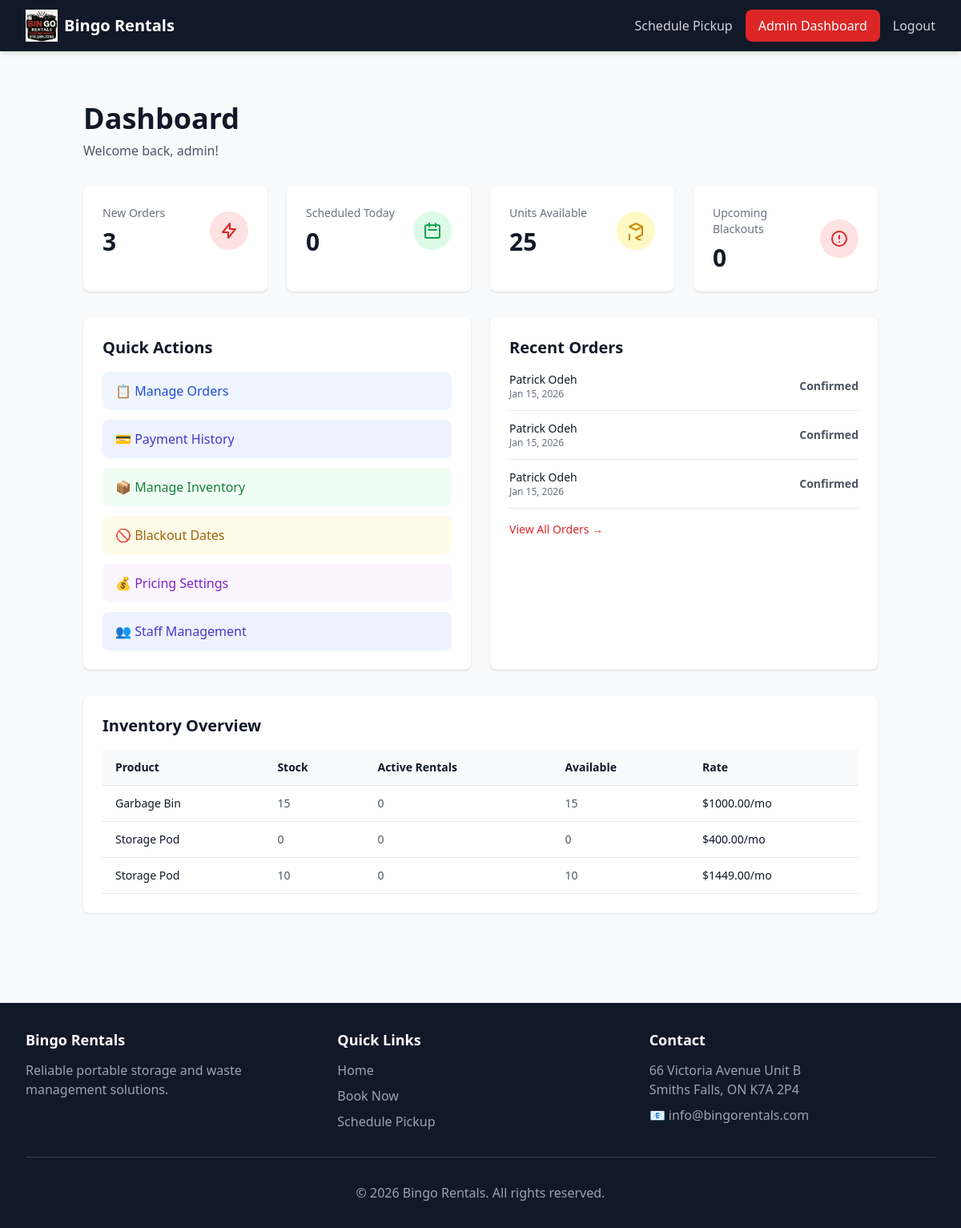
Before: /dashboard/ (signed in) with the older database file.
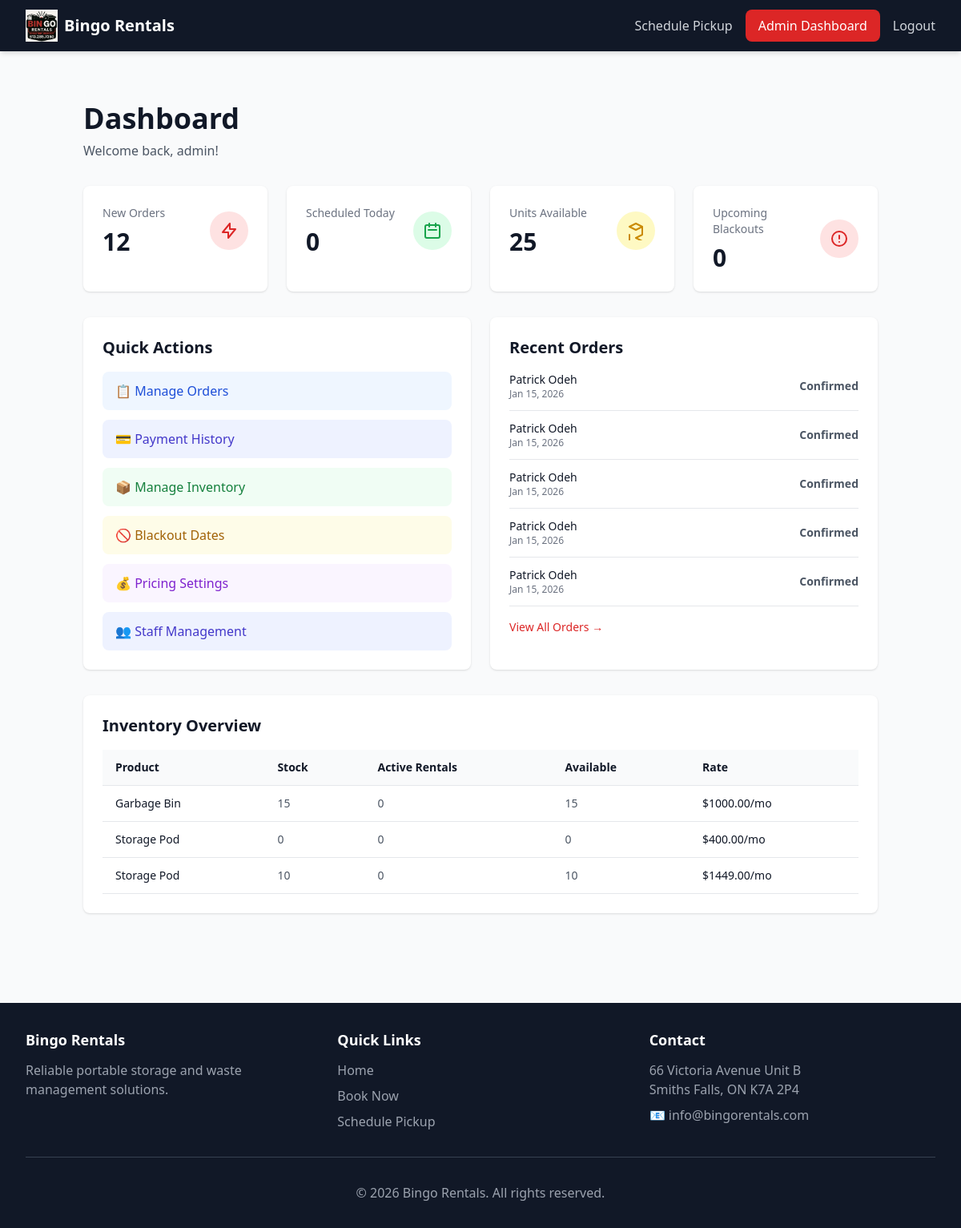
After: the same page with the newer database file.
### bookings/models.py (models this page shows, shortened)
class Booking(models.Model):
    booking_id = models.UUIDField(
        default=uuid.uuid4,
        editable=False,
        unique=True
    )
    product = models.ForeignKey(
        Product,
        on_delete=models.PROTECT,
        related_name='bookings'
    )
    customer_name = models.CharField(max_length=200)
    customer_email = models.EmailField()
    country_code = models.CharField(max_length=5, default='+1', help_text="Phone country code")
    customer_phone = models.CharField(max_length=20)
    delivery_address = models.TextField(help_text="Full delivery address")
    delivery_city = models.CharField(max_length=100)
    delivery_state = models.CharField(max_length=50)
    delivery_zip = models.CharField(max_length=10)
    delivery_notes = models.TextField(blank=True)
    drop_off_date = models.DateField()
    pickup_date = models.DateField(null=True, blank=True)
    rental_months = models.IntegerField(
        default=1,
        validators=[MinValueValidator(1)]
    )
    monthly_rate = models.DecimalField(
        max_digits=10,
        decimal_places=2,
        help_text="Rate at time of booking"
    )
    transport_fee = models.DecimalField(
        max_digits=10,
        decimal_places=2,
        default=80.00,
        help_text="Transport/delivery+removal fee at time of booking"
    )
    total_amount = models.DecimalField(
        max_digits=10,
        decimal_places=2
    )
    stripe_payment_intent_id = models.CharField(max_length=200, blank=True)
    stripe_charge_id = models.CharField(max_length=200, blank=True)
    payment_status = models.CharField(
        max_length=20,
        default='pending',
        choices=[
            ('pending', 'Pending'),
            ('paid', 'Paid'),
            ('refunded', 'Refunded'),
            ('failed', 'Failed'),
        ]
    )
    status = models.CharField(
        max_length=20,
        choices=BookingStatus.choices,
        default=BookingStatus.PENDING
    )
    confirmation_email_sent = models.BooleanField(default=False)
    confirmation_sms_sent = models.BooleanField(default=False)
    drop_off_reminder_sent = models.BooleanField(default=False)
    pickup_reminder_sent = models.BooleanField(default=False)
    created_at = models.DateTimeField(auto_now_add=True)
    updated_at = models.DateTimeField(auto_now=True)
    confirmed_at = models.DateTimeField(null=True, blank=True)
    class Meta:
        ordering = ['-created_at']
        indexes = [
            models.Index(fields=['status', 'drop_off_date']),
            models.Index(fields=['customer_email']),
        ]

### products/models.py (models this page shows, shortened)
class Product(models.Model):
    name = models.CharField(max_length=200)
    slug = models.SlugField(unique=True, blank=True)
    category = models.CharField(
        max_length=20,
        choices=ProductCategory.choices
    )
    description = models.TextField()
    size_description = models.CharField(
        max_length=100,
        help_text="e.g., '8ft or 16ft Units' or '10-Yard Dumpster'"
    )
    monthly_rate = models.DecimalField(
        max_digits=10,
        decimal_places=2,
        validators=[MinValueValidator(0)]
    )
    image = CloudinaryField('image', folder='bingo-rentals/products')
    stock_quantity = models.IntegerField(
        default=0,
        validators=[MinValueValidator(0)],
        help_text="Total available units"
    )
    is_active = models.BooleanField(default=True)
    created_at = models.DateTimeField(auto_now_add=True)
    updated_at = models.DateTimeField(auto_now=True)
    class Meta:
        ordering = ['category', 'name']

### dashboard/views.py (the view)
    def wrapper(request, *args, **kwargs):
        if not request.user.is_authenticated:
            return redirect('booking:staff_login')
        if not request.user.is_staff:
            messages.error(request, 'You do not have permission to access this page.')
            return redirect('home')
        return view_func(request, *args, **kwargs)

### dashboard/views.py (called while the page is built)
def staff_required(view_func):
    def wrapper(request, *args, **kwargs):
        if not request.user.is_authenticated:
            return redirect('booking:staff_login')
        if not request.user.is_staff:
            messages.error(request, 'You do not have permission to access this page.')
            return redirect('home')
        return view_func(request, *args, **kwargs)
    return wrapper

### templates/dashboard/home.html (shortened to what this page needs)
{% extends 'base.html' %}
{% block content %}
<div class="container mx-auto px-4 py-8">
    <div class="mb-8">
        <h1 class="text-4xl font-bold text-gray-900">Dashboard</h1>
        <p class="text-gray-600 mt-2">Welcome back, {{ user.first_name|default:user.username }}!</p>
    </div>
    <div class="grid grid-cols-1 md:grid-cols-2 lg:grid-cols-4 gap-6 mb-8">
        <div class="bg-white rounded-lg shadow p-6">
            <div class="flex items-center justify-between">
                <div>
                    <p class="text-gray-500 text-sm font-medium">New Orders</p>
                    <p class="text-3xl font-bold text-gray-900 mt-2">{{ new_orders_count }}</p>
                </div>
                <div class="bg-red-100 rounded-full p-3">
                    <svg class="w-6 h-6 text-red-600" fill="none" stroke="currentColor" viewBox="0 0 24 24">
                        <path stroke-linecap="round" stroke-linejoin="round" stroke-width="2" d="M13 10V3L4 14h7v7l9-11h-7z"></path>
                    </svg>
                </div>
            </div>
        </div>
        <div class="bg-white rounded-lg shadow p-6">
            <div class="flex items-center justify-between">
                <div>
                    <p class="text-gray-500 text-sm font-medium">Scheduled Today</p>
                    <p class="text-3xl font-bold text-gray-900 mt-2">{{ scheduled_today_count }}</p>
                </div>
                <div class="bg-green-100 rounded-full p-3">
                    <svg class="w-6 h-6 text-green-600" fill="none" stroke="currentColor" viewBox="0 0 24 24">
                        <path stroke-linecap="round" stroke-linejoin="round" stroke-width="2" d="M8 7V3m8 4V3m-9 8h10M5 21h14a2 2 0 002-2V7a2 2 0 00-2-2H5a2 2 0 00-2 2v12a2 2 0 002 2z"></path>
                    </svg>
                </div>
            </div>
        </div>
        <div class="bg-white rounded-lg shadow p-6">
            <div class="flex items-center justify-between">
                <div>
                    <p class="text-gray-500 text-sm font-medium">Units Available</p>
                    <p class="text-3xl font-bold text-gray-900 mt-2">{{ total_available }}</p>
                </div>
                <div class="bg-yellow-100 rounded-full p-3">
                    <svg class="w-6 h-6 text-yellow-600" fill="none" stroke="currentColor" viewBox="0 0 24 24">
                        <path stroke-linecap="round" stroke-linejoin="round" stroke-width="2" d="M20 7l-8-4-8 4m16 0l-8 4m8-4v10l-8 4m0-10L4 7m0 10v10l8 4m0-10l8 4"></path>
                    </svg>
                </div>
            </div>
        </div>
        <div class="bg-white rounded-lg shadow p-6">
            <div class="flex items-center justify-between">
                <div>
                    <p class="text-gray-500 text-sm font-medium">Upcoming Blackouts</p>
                    <p class="text-3xl font-bold text-gray-900 mt-2">{{ upcoming_blackouts_count }}</p>
                </div>
                <div class="bg-red-100 rounded-full p-3">
                    <svg class="w-6 h-6 text-red-600" fill="none" stroke="currentColor" viewBox="0 0 24 24">
                        <path stroke-linecap="round" stroke-linejoin="round" stroke-width="2" d="M12 8v4m0 4v.01M21 12a9 9 0 11-18 0 9 9 0 0118 0z"></path>
                    </svg>
                </div>
            </div>
        </div>
    </div>
    <div class="grid grid-cols-1 md:grid-cols-2 gap-6 mb-8">
        <div class="bg-white rounded-lg shadow p-6">
            <h2 class="text-xl font-bold text-gray-900 mb-4">Quick Actions</h2>
            <div class="space-y-3">
                <a href="{% url 'dashboard:manage_orders' %}" class="block w-full text-left px-4 py-3 bg-blue-50 hover:bg-red-100 text-blue-700 rounded-lg transition">
                    📋 Manage Orders
                </a>
                <a href="{% url 'dashboard:payment_history' %}" class="block w-full text-left px-4 py-3 bg-indigo-50 hover:bg-indigo-100 text-indigo-700 rounded-lg transition">
                    💳 Payment History
                </a>
                <a href="{% url 'dashboard:manage_inventory' %}" class="block w-full text-left px-4 py-3 bg-green-50 hover:bg-green-100 text-green-700 rounded-lg transition">
                    📦 Manage Inventory
                </a>
                <a href="{% url 'dashboard:manage_blackouts' %}" class="block w-full text-left px-4 py-3 bg-yellow-50 hover:bg-yellow-100 text-yellow-700 rounded-lg transition">
                    🚫 Blackout Dates
                </a>
                <a href="{% url 'dashboard:pricing_settings' %}" class="block w-full text-left px-4 py-3 bg-purple-50 hover:bg-purple-100 text-purple-700 rounded-lg transition">
                    💰 Pricing Settings
                </a>
                <a href="{% url 'dashboard:manage_users' %}" class="block w-full text-left px-4 py-3 bg-indigo-50 hover:bg-indigo-100 text-indigo-700 rounded-lg transition">
                    👥 Staff Management
                </a>
            </div>
        </div>
        <div class="bg-white rounded-lg shadow p-6">
            <h2 class="text-xl font-bold text-gray-900 mb-4">Recent Orders</h2>
            <div class="space-y-3">
                {% if recent_orders %}
                    {% for booking in recent_orders|slice:":5" %}
                    <div class="flex items-center justify-between pb-3 border-b border-gray-200">
                        <div>
                            <p class="text-sm font-medium text-gray-900">{{ booking.customer_name }}</p>
                            <p class="text-xs text-gray-500">{{ booking.created_at|date:"M d, Y" }}</p>
                        </div>
                        <span class="text-sm font-semibold {% if booking.status == 'PENDING' %}text-yellow-600{% elif booking.status == 'CONFIRMED' %}text-red-600{% elif booking.status == 'COMPLETED' %}text-green-600{% elif booking.status == 'CANCELLED' %}text-red-600{% else %}text-gray-600{% endif %}">
                            {{ booking.get_status_display }}
                        </span>
                    </div>
                    {% endfor %}
                {% else %}
                    <p class="text-gray-500 text-sm">No recent orders</p>
                {% endif %}
            </div>
            <a href="{% url 'dashboard:manage_orders' %}" class="block mt-4 text-red-600 hover:text-red-800 text-sm font-medium">
                View All Orders →
            </a>
        </div>
    </div>
    <div class="bg-white rounded-lg shadow p-6">
        <h2 class="text-xl font-bold text-gray-900 mb-4">Inventory Overview</h2>
        <div class="overflow-x-auto">
            <table class="w-full text-left">
                <thead class="bg-gray-50 border-b border-gray-200">
                    <tr>
                        <th class="px-4 py-3 text-sm font-semibold text-gray-900">Product</th>
                        <th class="px-4 py-3 text-sm font-semibold text-gray-900">Stock</th>
                        <th class="px-4 py-3 text-sm font-semibold text-gray-900">Active Rentals</th>
                        <th class="px-4 py-3 text-sm font-semibold text-gray-900">Available</th>
                        <th class="px-4 py-3 text-sm font-semibold text-gray-900">Rate</th>
                    </tr>
                </thead>
                <tbody>
                    {% if products %}
                        {% for product in products %}
                        <tr class="border-b border-gray-200 hover:bg-gray-50">
                            <td class="px-4 py-3 text-sm text-gray-900 font-medium">{{ product.name }}</td>
                            <td class="px-4 py-3 text-sm text-gray-600">{{ product.stock_quantity }}</td>
                            <td class="px-4 py-3 text-sm text-gray-600">{{ product.active_rentals_count|default:"0" }}</td>
                            <td class="px-4 py-3 text-sm text-gray-600">{{ product.available_units|default:product.stock_quantity }}</td>
                            <td class="px-4 py-3 text-sm text-gray-900 font-medium">${{ product.monthly_rate }}/mo</td>
                        </tr>
                        {% endfor %}
                    {% else %}
                        <tr>
                            <td colspan="5" class="px-4 py-3 text-center text-gray-500">No products available</td>
                        </tr>
                    {% endif %}
                </tbody>
            </table>
        </div>
    </div>
</div>
{% endblock %}

### templates/base.html (shortened to what this page needs)
<!DOCTYPE html>
<html lang="en">
<head>
    {% load static %}
    <script src="https://cdn.tailwindcss.com"></script>
</head>
<body class="bg-gray-50">
    <nav class="bg-gray-900 shadow-md sticky top-0 z-50">
        <div class="max-w-7xl mx-auto px-4 sm:px-6 lg:px-8">
            <div class="flex justify-between h-16">
                <div class="flex items-center">
                    <a href="/" class="flex items-center space-x-2">
                        <img src="{% static 'logo.png' %}" alt="Bingo Rentals" class="h-10 w-10">
                        <span class="text-xl font-bold text-white hidden sm:inline">Bingo Rentals</span>
                    </a>
                </div>
                <div class="hidden md:flex items-center space-x-4">
                    <a href="{% url 'booking:schedule_pickup' %}" class="text-gray-300 hover:text-red-500">
                        Schedule Pickup
                    </a>
                    {% if user.is_staff %}
                    <a href="{% url 'dashboard:home' %}" class="bg-red-600 text-white px-4 py-2 rounded-lg hover:bg-red-700">
                        Admin Dashboard
                    </a>
                    <a href="{% url 'booking:staff_logout' %}" class="text-gray-300 hover:text-red-500">
                        Logout
                    </a>
                    {% endif %}
                </div>
            </div>
        </div>
    </nav>
    <main class="max-w-7xl mx-auto px-4 sm:px-6 lg:px-8 py-8">
        {% block content %}{% endblock %}
    </main>
    <footer class="bg-gray-900 text-white mt-12">
        <div class="max-w-7xl mx-auto px-4 sm:px-6 lg:px-8 py-8">
            <div class="grid grid-cols-1 md:grid-cols-3 gap-8">
                <div>
                    <h3 class="font-bold text-lg mb-3">Bingo Rentals</h3>
                    <p class="text-gray-400">Reliable portable storage and waste management solutions.</p>
                </div>
                <div>
                    <h3 class="font-bold text-lg mb-3">Quick Links</h3>
                    <ul class="space-y-2 text-gray-400">
                        <li><a href="/" class="hover:text-white">Home</a></li>
                        <li><a href="/booking/" class="hover:text-white">Book Now</a></li>
                        <li><a href="{% url 'booking:schedule_pickup' %}" class="hover:text-white">Schedule Pickup</a></li>
                    </ul>
                </div>
                <div>
                    <h3 class="font-bold text-lg mb-3">Contact</h3>
                    <p class="text-gray-400">66 Victoria Avenue Unit B</p>
                    <p class="text-gray-400">Smiths Falls, ON K7A 2P4</p>
                    <p class="text-gray-400 mt-2">📧 info@bingorentals.com</p>
                </div>
            </div>
            <div class="border-t border-gray-700 mt-8 pt-8 text-center text-gray-400">
                <p>&copy; 2026 Bingo Rentals. All rights reserved.</p>
            </div>
        </div>
    </footer>
</body>
</html>

Changed rows visible on the page:
added Booking: customer_name "Patrick Odeh", created_at "Jan 15, 2026", status "Confirmed"
added Booking: customer_name "Patrick Odeh", created_at "Jan 15, 2026", status "Confirmed"
Other visible differences:
{{ new_orders_count }}: "3" → "12"
